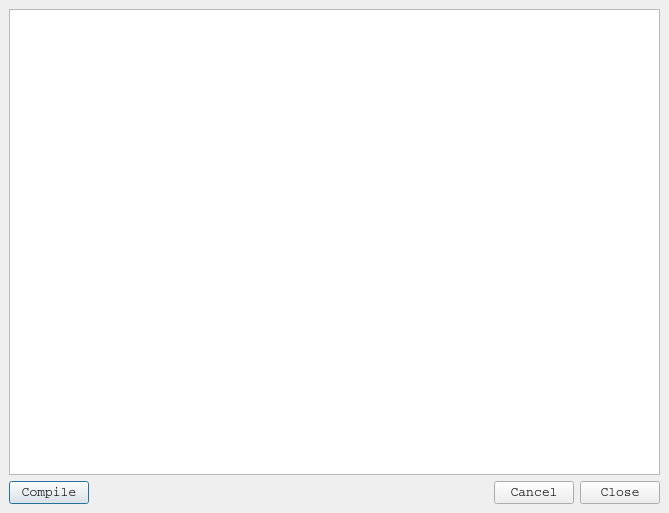
<ui version="4.0" >
 <author></author>
 <comment></comment>
 <exportmacro></exportmacro>
 <class>DialogDaemon</class>
 <widget class="QDialog" name="DialogDaemon" >
  <property name="geometry" >
   <rect>
    <x>0</x>
    <y>0</y>
    <width>669</width>
    <height>513</height>
   </rect>
  </property>
  <property name="font" >
   <font>
    <family>Courier</family>
    <pointsize>10</pointsize>
    <weight>50</weight>
    <italic>false</italic>
    <bold>false</bold>
    <underline>false</underline>
    <strikeout>false</strikeout>
   </font>
  </property>
  <property name="windowTitle" >
   <string>pvdevelop Make a Daemon</string>
  </property>
  <layout class="QVBoxLayout" >
   <property name="margin" >
    <number>9</number>
   </property>
   <property name="spacing" >
    <number>6</number>
   </property>
   <item>
    <widget class="QTextEdit" name="textEdit" >
     <property name="lineWrapMode" >
      <enum>QTextEdit::NoWrap</enum>
     </property>
    </widget>
   </item>
   <item>
    <layout class="QHBoxLayout" >
     <property name="margin" >
      <number>0</number>
     </property>
     <property name="spacing" >
      <number>6</number>
     </property>
     <item>
      <widget class="QPushButton" name="pushButtonCompile" >
       <property name="text" >
        <string>Compile</string>
       </property>
      </widget>
     </item>
     <item>
      <spacer>
       <property name="orientation" >
        <enum>Qt::Horizontal</enum>
       </property>
       <property name="sizeHint" >
        <size>
         <width>40</width>
         <height>20</height>
        </size>
       </property>
      </spacer>
     </item>
     <item>
      <widget class="QPushButton" name="pushButtonCancel" >
       <property name="text" >
        <string>Cancel</string>
       </property>
      </widget>
     </item>
     <item>
      <widget class="QPushButton" name="pushButtonClose" >
       <property name="text" >
        <string>Close</string>
       </property>
      </widget>
     </item>
    </layout>
   </item>
  </layout>
 </widget>
 <pixmapfunction></pixmapfunction>
 <resources/>
 <connections>
  <connection>
   <sender>pushButtonClose</sender>
   <signal>clicked()</signal>
   <receiver>DialogDaemon</receiver>
   <slot>accept()</slot>
   <hints>
    <hint type="sourcelabel" >
     <x>351</x>
     <y>38</y>
    </hint>
    <hint type="destinationlabel" >
     <x>233</x>
     <y>29</y>
    </hint>
   </hints>
  </connection>
  <connection>
   <sender>pushButtonCancel</sender>
   <signal>clicked()</signal>
   <receiver>DialogDaemon</receiver>
   <slot>reject()</slot>
   <hints>
    <hint type="sourcelabel" >
     <x>330</x>
     <y>66</y>
    </hint>
    <hint type="destinationlabel" >
     <x>197</x>
     <y>125</y>
    </hint>
   </hints>
  </connection>
 </connections>
</ui>
